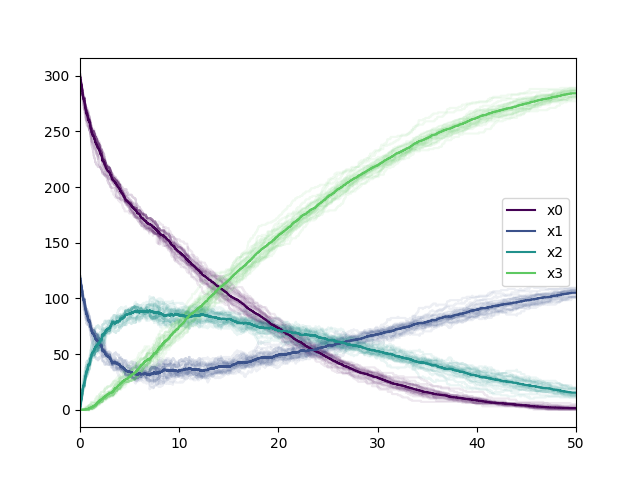

Recreate this plot in Python.
import sys
sys.path.insert(0, '/home/yannik/ssa')

import ssa
import numpy as np
import matplotlib.pyplot as plt


def run():
    reactants = np.array([[1, 1, 0, 0], [0, 0, 1, 0], [0, 0, 1, 0]])
    products = np.array([[0, 0, 1, 0], [1, 1, 0, 0], [0, 1, 0, 1]])

    volume = 1e-15
    
    x0 = np.array([5e-7, 2e-7, 0, 0])
    x0 = ssa.util.molar_concentration_to_molecule_number(x0, volume=volume)

    k = np.array([1e6, 1e-4, 0.1])
    k = ssa.util.k_det_to_k_stoch(k, reactants=reactants, volume=volume)

    print(x0, k)

    t_max = 50

    model = ssa.Model(reactants=reactants, products=products,
                      x0=x0, k=k, t_max=t_max)
    result = model.simulate(n_reps=20)
    x_names = ["S", "E", "SE", "P"]
    ssa.plot(result, x_names=x_names, show=False)
    plt.savefig("michaelis_menten.png")

run()
